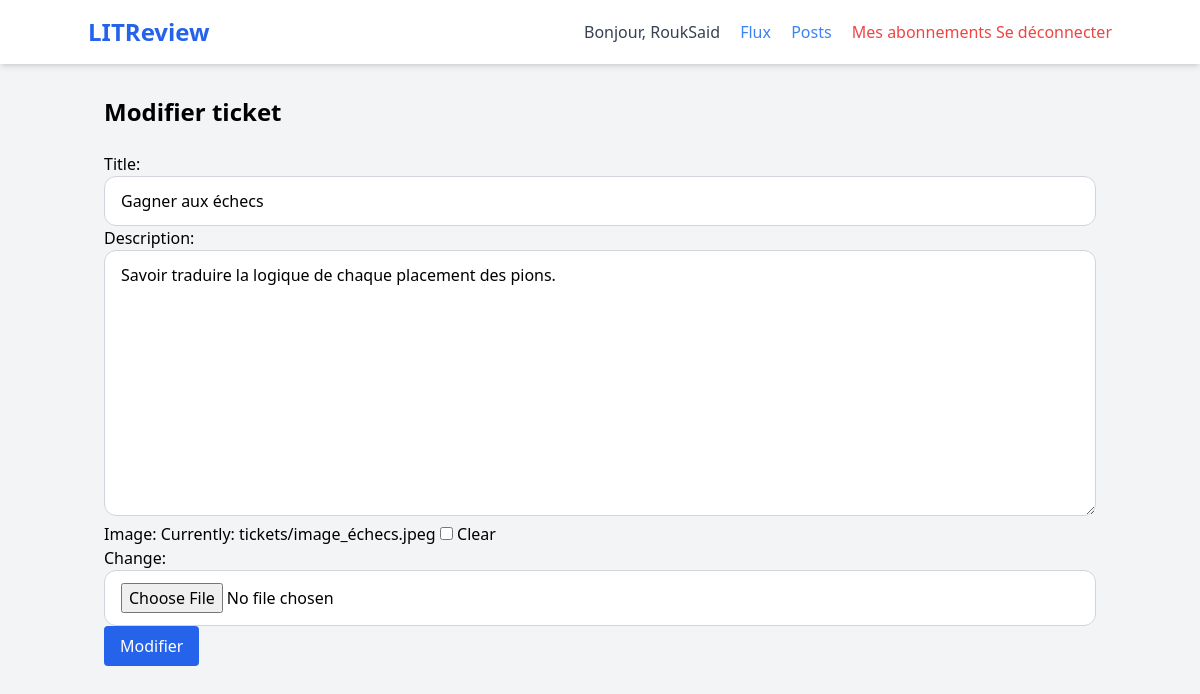
The page /ticket/update/1/ (signed in) on the database its author committed.
### litreview/AppCritique/models.py (models this page shows, shortened)
class CustomUser(AbstractUser):
    pass

class Ticket(models.Model):
    title = models.CharField(max_length=128)
    description = models.TextField(
        max_length=2048,
        blank=True
    )
    image = models.ImageField(
        null=True,
        blank=True,
        upload_to='tickets/'
    )
    user = models.ForeignKey(
        to=settings.AUTH_USER_MODEL,
        on_delete=models.CASCADE
    )
    time_created = models.DateTimeField(
        auto_now_add=True
    )

### litreview/AppCritique/views.py (the view, shortened to what this page needs)
# urls.py: path('ticket/update/<int:ticket_id>/', update_ticket,
@login_required
def update_ticket(request, ticket_id):
    ticket = get_object_or_404(
        Ticket,
        id=ticket_id
    )
    if ticket.user != request.user:
        return redirect('feed')
    form = TicketForm(
        instance=ticket
    )
    return render(
        request,
        'AppCritique/update_ticket.html',
        {
            'form': form
        }
    )

### litreview/AppCritique/forms.py (shortened to what this page needs)
class TicketForm(StyledFormMixin, forms.ModelForm):
    class Meta:
        model = Ticket
        fields = ["title", "description", "image"]
    def __init__(self, *args, **kwargs):
        super().__init__(*args, **kwargs)
        self.apply_style()

### litreview/AppCritique/forms.py (called while the page is built)
    def apply_style(self):
        for field in self.fields.values():
            field.widget.attrs.update({
                "class": self.default_classes
            })

### litreview/AppCritique/templates/AppCritique/update_ticket.html (shortened to what this page needs)
{% extends 'AppCritique/base.html' %}
{% block content %}
<h1 class="text-2xl font-bold mb-6">
Modifier ticket
</h1>
<form method="POST" enctype="multipart/form-data">
    {{ form.as_p }}
    <button
        type="submit"
        class="bg-blue-600 text-white px-4 py-2 rounded"
    >
        Modifier
    </button>
</form>
{% endblock %}

### litreview/AppCritique/templates/AppCritique/base.html (shortened to what this page needs)
<!DOCTYPE html>
<html lang="fr">
<head>
    <script src="https://cdn.tailwindcss.com"></script>
    {% load static %}
    <link rel="stylesheet" href="{% static 'AppCritique/css/base.css' %}">
</head>
<body class="bg-gray-100 font-sans leading-normal tracking-normal">
    <nav class="bg-white p-4 shadow-md mb-8">
        <div class="container mx-auto flex justify-between items-center">
            <a href="/" class="text-2xl font-bold text-blue-600">LITReview</a>
            <div>
                {% if user.is_authenticated %}
                    <span class="mr-4 text-gray-700 font-medium">Bonjour, {{ user.username }}</span>
                    <a href="{% url 'feed' %}"class="mr-4 text-blue-500 hover:underline">Flux</a>
                    <a href="{% url 'posts' %}"class="mr-4 text-blue-500 hover:underline">Posts</a>
                    <a href="{% url 'subscriptions' %}" class="text-red-500 hover:underline">Mes abonnements</a>
                    <a href="{% url 'logout' %}" class="text-red-500 hover:underline">Se déconnecter</a>
                {% else %}
                    <a href="{% url 'login' %}" class="mr-4 text-blue-500 hover:underline">Connexion</a>
                    <a href="{% url 'signup' %}" class="bg-blue-500 text-white px-4 py-2 rounded">S'inscrire</a>
                {% endif %}
            </div>
        </div>
    </nav>
   <main class="container mx-auto px-4">
    {% block content %}
    {% endblock %}
</main>
</body>
</html>

### rows shown on the page
CustomUser: username "RoukSaid"
Ticket: title "Gagner aux échecs", description "Savoir traduire la logique de chaque placement des pions."
